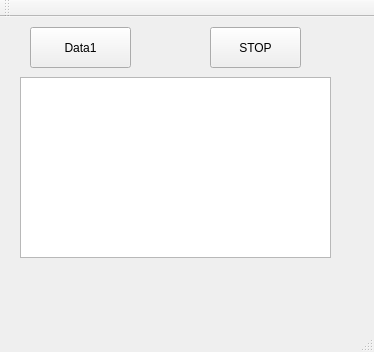
<?xml version="1.0" encoding="UTF-8"?>
<ui version="4.0">
 <class>MainWindow</class>
 <widget class="QMainWindow" name="MainWindow">
  <property name="geometry">
   <rect>
    <x>0</x>
    <y>0</y>
    <width>374</width>
    <height>352</height>
   </rect>
  </property>
  <property name="windowTitle">
   <string>MainWindow</string>
  </property>
  <widget class="QWidget" name="centralWidget">
   <widget class="QPushButton" name="pushButton_1">
    <property name="geometry">
     <rect>
      <x>30</x>
      <y>10</y>
      <width>101</width>
      <height>41</height>
     </rect>
    </property>
    <property name="text">
     <string>Data1</string>
    </property>
   </widget>
   <widget class="QPushButton" name="pushButton2">
    <property name="enabled">
     <bool>true</bool>
    </property>
    <property name="geometry">
     <rect>
      <x>210</x>
      <y>10</y>
      <width>91</width>
      <height>41</height>
     </rect>
    </property>
    <property name="text">
     <string>STOP</string>
    </property>
   </widget>
   <widget class="QListView" name="listView">
    <property name="geometry">
     <rect>
      <x>20</x>
      <y>60</y>
      <width>311</width>
      <height>181</height>
     </rect>
    </property>
   </widget>
  </widget>
  <widget class="QMenuBar" name="menuBar">
   <property name="geometry">
    <rect>
     <x>0</x>
     <y>0</y>
     <width>374</width>
     <height>21</height>
    </rect>
   </property>
  </widget>
  <widget class="QToolBar" name="mainToolBar">
   <attribute name="toolBarArea">
    <enum>TopToolBarArea</enum>
   </attribute>
   <attribute name="toolBarBreak">
    <bool>false</bool>
   </attribute>
  </widget>
  <widget class="QStatusBar" name="statusBar"/>
 </widget>
 <layoutdefault spacing="6" margin="11"/>
 <resources/>
 <connections/>
</ui>
